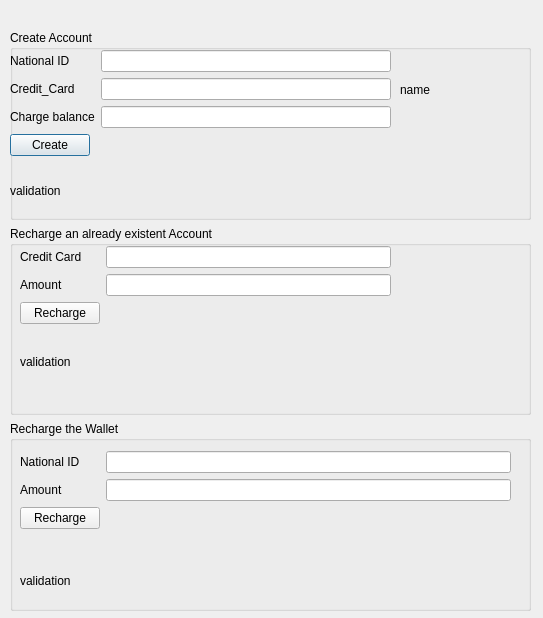
<?xml version="1.0" encoding="UTF-8"?>
<ui version="4.0">
 <class>finance</class>
 <widget class="QDialog" name="finance">
  <property name="geometry">
   <rect>
    <x>0</x>
    <y>0</y>
    <width>543</width>
    <height>618</height>
   </rect>
  </property>
  <property name="windowTitle">
   <string>Dialog</string>
  </property>
  <widget class="QWidget" name="verticalLayoutWidget_2">
   <property name="geometry">
    <rect>
     <x>10</x>
     <y>30</y>
     <width>521</width>
     <height>581</height>
    </rect>
   </property>
   <layout class="QVBoxLayout" name="verticalLayout_2">
    <item>
     <widget class="QGroupBox" name="groupBox">
      <property name="title">
       <string>Create Account</string>
      </property>
      <widget class="QWidget" name="formLayoutWidget">
       <property name="geometry">
        <rect>
         <x>0</x>
         <y>20</y>
         <width>381</width>
         <height>130</height>
        </rect>
       </property>
       <layout class="QFormLayout" name="formLayout">
        <item row="0" column="0">
         <widget class="QLabel" name="label_2">
          <property name="text">
           <string>National ID</string>
          </property>
         </widget>
        </item>
        <item row="0" column="1">
         <widget class="QLineEdit" name="id"/>
        </item>
        <item row="1" column="0">
         <widget class="QLabel" name="label_4">
          <property name="text">
           <string>Credit_Card</string>
          </property>
         </widget>
        </item>
        <item row="1" column="1">
         <widget class="QLineEdit" name="credit_create"/>
        </item>
        <item row="2" column="0">
         <widget class="QLabel" name="label_5">
          <property name="text">
           <string>Charge balance</string>
          </property>
         </widget>
        </item>
        <item row="2" column="1">
         <widget class="QLineEdit" name="charge"/>
        </item>
        <item row="3" column="0">
         <widget class="QPushButton" name="submit_create">
          <property name="text">
           <string>Create</string>
          </property>
         </widget>
        </item>
       </layout>
      </widget>
      <widget class="QWidget" name="verticalLayoutWidget">
       <property name="geometry">
        <rect>
         <x>390</x>
         <y>20</y>
         <width>95</width>
         <height>80</height>
        </rect>
       </property>
       <layout class="QVBoxLayout" name="verticalLayout">
        <item>
         <widget class="QLabel" name="name">
          <property name="text">
           <string>name</string>
          </property>
         </widget>
        </item>
       </layout>
      </widget>
      <widget class="QLabel" name="validation_create">
       <property name="geometry">
        <rect>
         <x>0</x>
         <y>150</y>
         <width>291</width>
         <height>21</height>
        </rect>
       </property>
       <property name="text">
        <string>validation</string>
       </property>
      </widget>
     </widget>
    </item>
    <item>
     <widget class="QGroupBox" name="groupBox_2">
      <property name="title">
       <string>Recharge an already existent Account</string>
      </property>
      <widget class="QWidget" name="formLayoutWidget_2">
       <property name="geometry">
        <rect>
         <x>10</x>
         <y>20</y>
         <width>371</width>
         <height>101</height>
        </rect>
       </property>
       <layout class="QFormLayout" name="formLayout_2">
        <item row="0" column="0">
         <widget class="QLabel" name="label_6">
          <property name="text">
           <string>Credit Card</string>
          </property>
         </widget>
        </item>
        <item row="0" column="1">
         <widget class="QLineEdit" name="credit_recharge"/>
        </item>
        <item row="1" column="0">
         <widget class="QLabel" name="label_8">
          <property name="text">
           <string>Amount</string>
          </property>
         </widget>
        </item>
        <item row="1" column="1">
         <widget class="QLineEdit" name="amount"/>
        </item>
        <item row="2" column="0">
         <widget class="QPushButton" name="sumbit_recharge">
          <property name="text">
           <string>Recharge</string>
          </property>
         </widget>
        </item>
       </layout>
      </widget>
      <widget class="QLabel" name="validation_recharge">
       <property name="geometry">
        <rect>
         <x>10</x>
         <y>120</y>
         <width>311</width>
         <height>31</height>
        </rect>
       </property>
       <property name="text">
        <string>validation</string>
       </property>
      </widget>
     </widget>
    </item>
    <item>
     <widget class="QGroupBox" name="groupBox_3">
      <property name="title">
       <string>Recharge the Wallet</string>
      </property>
      <widget class="QWidget" name="formLayoutWidget_3">
       <property name="geometry">
        <rect>
         <x>10</x>
         <y>30</y>
         <width>491</width>
         <height>111</height>
        </rect>
       </property>
       <layout class="QFormLayout" name="formLayout_3">
        <item row="0" column="0">
         <widget class="QLabel" name="label">
          <property name="text">
           <string>National ID</string>
          </property>
         </widget>
        </item>
        <item row="1" column="0">
         <widget class="QLabel" name="label_3">
          <property name="text">
           <string>Amount</string>
          </property>
         </widget>
        </item>
        <item row="0" column="1">
         <widget class="QLineEdit" name="id_wallet"/>
        </item>
        <item row="1" column="1">
         <widget class="QLineEdit" name="amount_wallet"/>
        </item>
        <item row="2" column="0">
         <widget class="QPushButton" name="recharge">
          <property name="text">
           <string>Recharge</string>
          </property>
         </widget>
        </item>
       </layout>
      </widget>
      <widget class="QLabel" name="validation_wallet">
       <property name="geometry">
        <rect>
         <x>10</x>
         <y>150</y>
         <width>321</width>
         <height>20</height>
        </rect>
       </property>
       <property name="text">
        <string>validation</string>
       </property>
      </widget>
     </widget>
    </item>
   </layout>
  </widget>
 </widget>
 <resources/>
 <connections/>
</ui>
